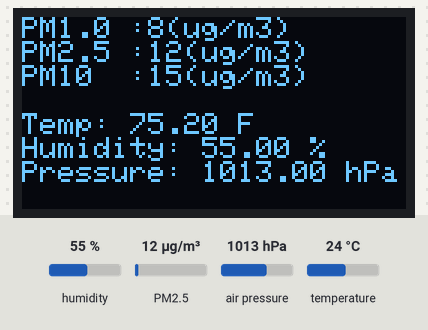
A sketch run on a simulated ESP32. On the bench: 128×64 one-colour display. The test bench sets the inputs (shaded band); at power-on: PM2.5 12 µg/m³, humidity 55 %, air pressure 1013 hPa, temperature 24 °C. The display library's start-up logo is not drawn; what the sketch prints to the serial monitor is not drawn.

Above: at 2.2 s.
2.3 s: PM2.5 set to 31 µg/m³
At 4.2 s:
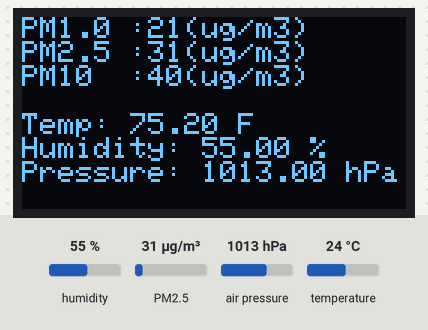
4.5 s: PM2.5 set to 39 µg/m³
At 6.0 s:
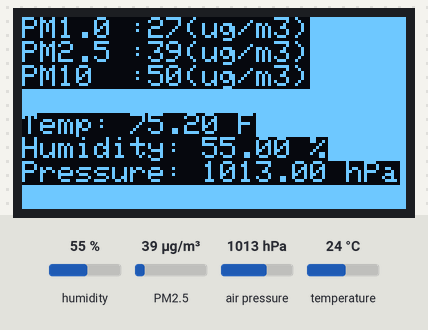
6.5 s: humidity set to 22 %
At 7.6 s:
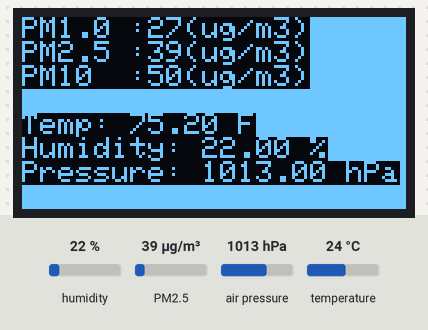
8.5 s: air pressure set to 952 hPa
At 10.2 s:
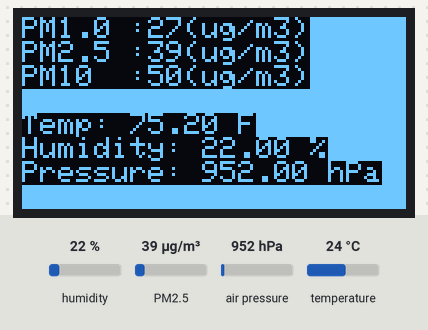
10.5 s: temperature set to 12 °C
At 12.0 s:
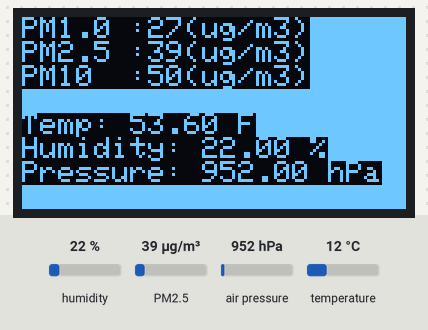
Timing chart, 0 to 13.5 s (numbered marks = the images above; inputs shaded):
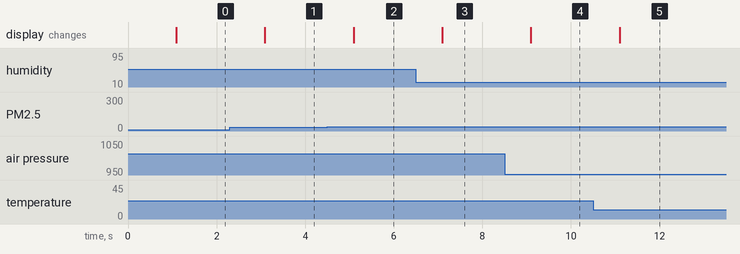

The sketch:

Air_sensor_noTimerTest.ino
```cpp
/*
Project outline:
Components
1. 1.3" I2C OLED screen (I2C address Ox3C)
2. BME280 temperture and humidity sensor (I2C address Ox78)
3. PMS5003 - PM 2.5 particulate sensor

Hardware setup
1. 50x70 mm through hole proto board
2. wired BME280 and OLED via I2C on Wemos D1-D2 pins
3. PMS5002 via software Serial on pins D5, D6
4. wired buzzer on D0, with inline switch under the Wemosin case it gets annoying
5. wired LED on D7
6. Modeled housing and printed

Code taken from Libraraies:
1. PMS Library by Mariusz Kacki
2. Adafruit BME sensor
3. non-blocking timer: https://eloquentarduino.github.io/2019/12/non-blocking-arduino-code/

Version history, V1 used Air Gradiant lib, but only showed PM 2.5 instead, switched to PMS Lib in order to get 1.0 and 10
particulate readings.

Version 2, added timers for led/buzzer, and loop, but found out that software serial uses timers,
but learned that ESP8266 only has two timers, one dedicated to wifi, and the other being used by
the PMS 5003 sensor under software serial.

Version 3, offload warning buzzer, led and timer function to an ATTiny 85

*/

// Air Sensor setup
#include <PMS.h>
#include <SoftwareSerial.h>
SoftwareSerial pmsSerial(D5, D6); // RX, TX trying to use GPIO number i/o wemos pin #
PMS pms(pmsSerial);
PMS::DATA data;

// BME280 Sensor setup
#include <Wire.h>
#include <Adafruit_Sensor.h>
#include <Adafruit_BME280.h>

Adafruit_BME280 bme; // use I2C interface

// Display Setup
#include <Adafruit_SH110X.h>   // OLED display library
//#include <Adafruit_GFX.h>       // Graphics for rectangle bar graph// For LED status
#define i2c_Address 0x3C
#define SCREEN_WIDTH 128 // OLED display width, in pixels
#define SCREEN_HEIGHT 64 // OLED display height, in pixels
#define OLED_RESET -1   //   QT-PY / XIAO
Adafruit_SH1106G display = Adafruit_SH1106G(SCREEN_WIDTH, SCREEN_HEIGHT, &Wire, OLED_RESET);


//Global Variable
//#define every(interval) \
//    static uint32_t __every__##interval = millis(); \
//    if (millis() - __every__##interval >= interval && (__every__##interval = millis()))
//
//#define Millis
//#define Second  *1000
//#define Seconds *1000
//int interval = 1 Second;
//#define LED D7
//#define buzzer D8


void setup(){
//pinMode(LED, OUTPUT);
//pinMode(buzzer, OUTPUT);
//digitalWrite(LED, LOW);
//digitalWrite(buzzer, LOW);

  Serial.begin(115200);
  pmsSerial.begin(9600);

  // OLED Setup
  // SSD1306_SWITCHCAPVCC = generate display voltage from 3.3V internally
  if (!display.begin(i2c_Address, true)) { // Address 0x3C default
//      Serial.println(F("Display allocation failed"));
  }

  display.display();
  delay(1000);
  display.clearDisplay();

  Serial.println(F("BME280 Sensor event test"));

unsigned status;
    // You can also pass in a Wire library object like &Wire2
    status = bme.begin(0x76);

  if (!status) {
    Serial.println(F("Could not find a valid BME280 sensor, check wiring!"));
    while (1) delay(10);
  } else {
    Serial.println(F("BME280 sensor initiated successfully"));
  }

}

void loop(){
//   every(5000 Millis) {

if (pms.read(data)) {
Serial.printlm("PMS data read success");
  Serial.print(F("Temperature = "));
  Serial.print(1.8 * bme.readTemperature() + 32);
  Serial.println(" *F");

  Serial.print(F("Humidity = "));
  Serial.print(bme.readHumidity());
  Serial.println(" %");

  Serial.print(F("Pressure = "));
  Serial.print(bme.readPressure() / 100.0F);
  Serial.println(" hPa");

  Serial.println();

// Oled display functions
  display.clearDisplay();
  delay(1);
  display.setTextColor(SH110X_WHITE); //required otherwise blank screen
  if ((data.PM_AE_UG_2_5) >= 35 || (data.PM_AE_UG_10_0) >= 135) {
    display.setTextColor(SH110X_BLACK, SH110X_WHITE); // 'inverted' text
    display.invertDisplay(true);
    //highLevels();
  } else {
  //display.setTextColor(SH110X_WHITE); //required otherwise blank screen
  display.invertDisplay(false);
  }
  display.setTextSize(1);
display.setCursor(0, 0);
//display.print("PM2: ");
//display.println(PM25Global);

    display.println("PM1.0 :" + String(data.PM_AE_UG_1_0) + "(ug/m3)");
    display.println("PM2.5 :" + String(data.PM_AE_UG_2_5) + "(ug/m3)");
    display.println("PM10  :" + String(data.PM_AE_UG_10_0) + "(ug/m3)");


  //display.setTextSize(1);
  display.println();
  display.print(F("Temp: "));
  display.print(1.8 * bme.readTemperature() + 32);
  display.println(" F");

  display.print(F("Humidity: "));
  display.print(bme.readHumidity());
  display.println(" %");

  display.print(F("Pressure: "));
  display.print(bme.readPressure() / 100.0F);
  display.println(" hPa");
  display.display();


//  } else {
//    Serial.println("No PM2.5 Module Data found, check wiring");
//  }

}
}


//void highLevels() {
//  every(1000 Millis){
//   digitalWrite(LED, HIGH);
//   delay(100);
//   digitalWrite(LED, LOW);
//  }
//
//  every(60000 Millis) {
//   tone(buzzer, 1500);
//   delay(10);
//   noTone(buzzer);
//  }
//}
```

Measured:
- the behaviour switches between 34 and 35 µg/m³ on PM2.5 (found by bisection; images 1 and 2)
- after the input at 2.3 s, the display: changes after 0.79 s (image 1)
- after the input at 4.5 s, the display: changes after 0.59 s (image 2)
- after the input at 6.5 s, the display: changes after 0.59 s (image 3)
- after the input at 8.5 s, the display: changes after 0.60 s (image 4)
- after the input at 10.5 s, the display: changes after 0.60 s (image 5)
